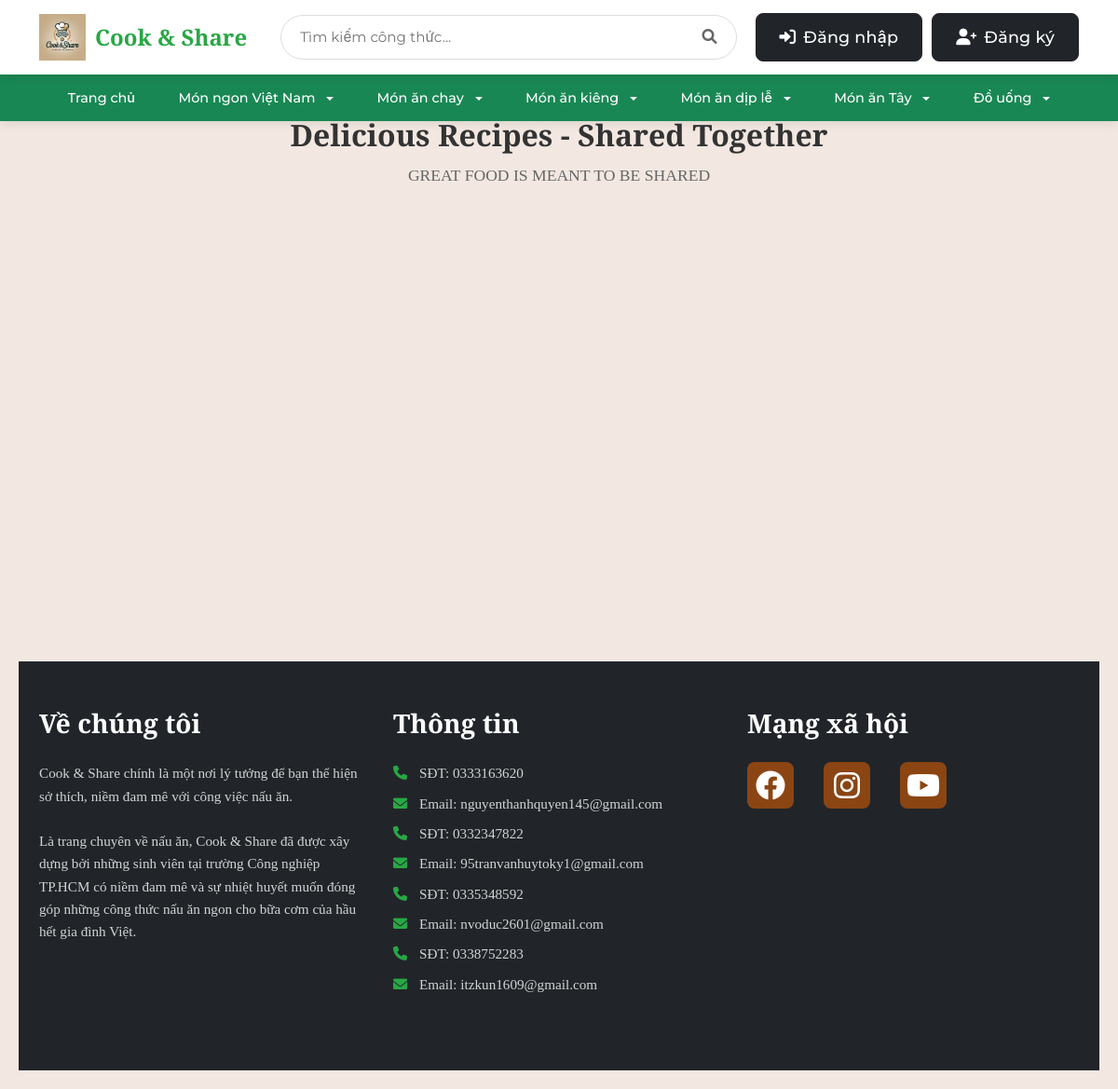
Page /?page=3 on the earlier database version.
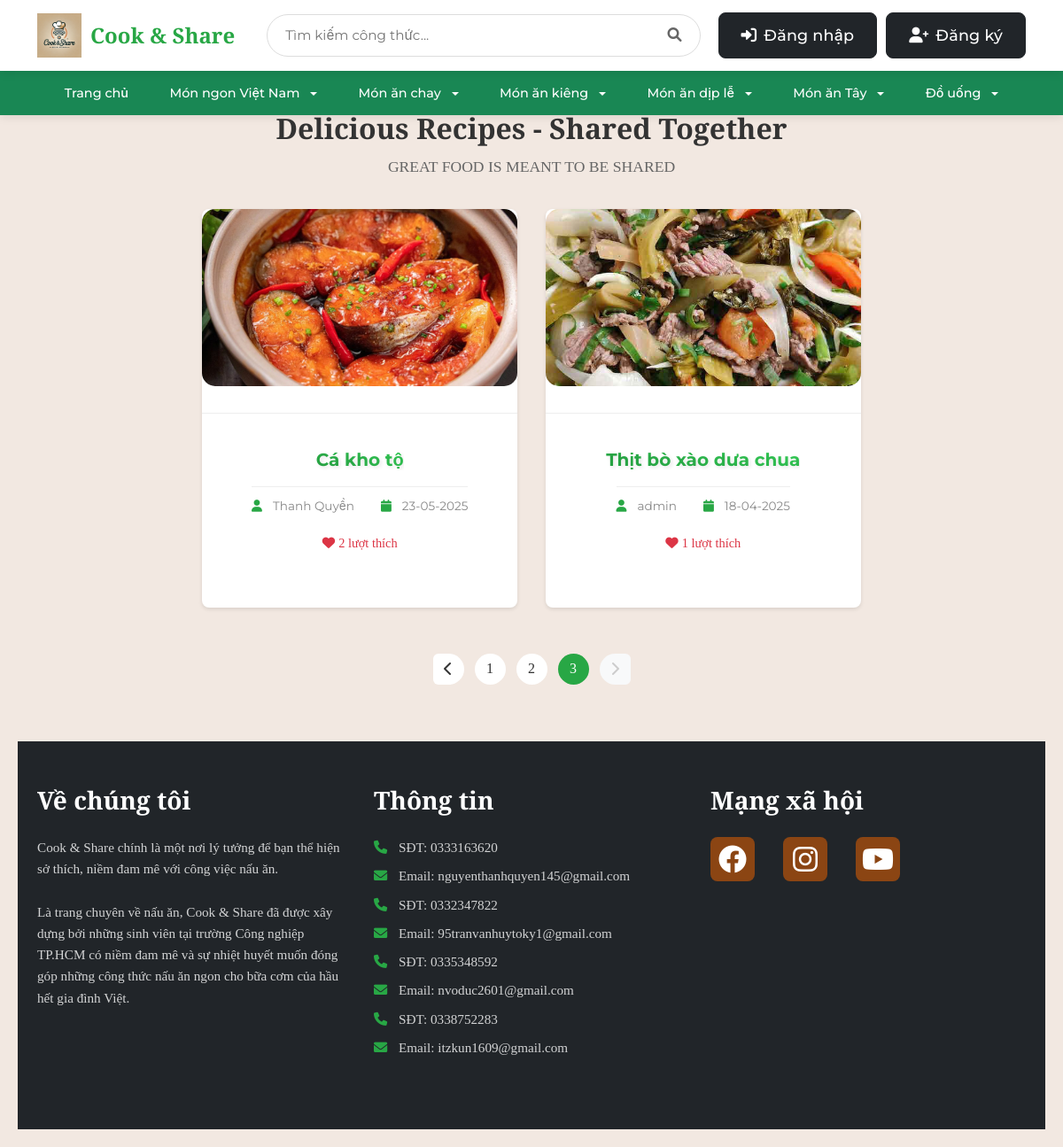
Same page on the later database version.
### tables this page shows
CREATE TABLE blog_images (
    id INTEGER PRIMARY KEY AUTOINCREMENT,
    post_id INTEGER NOT NULL,
    image_path TEXT NOT NULL,
    is_main_image BOOLEAN DEFAULT 0,
    created TIMESTAMP NOT NULL DEFAULT CURRENT_TIMESTAMP,
    FOREIGN KEY (post_id) REFERENCES post (id) ON DELETE CASCADE
);

CREATE TABLE post (
    id INTEGER PRIMARY KEY AUTOINCREMENT,
    author_id INTEGER NOT NULL,
    created TIMESTAMP NOT NULL DEFAULT CURRENT_TIMESTAMP,
    title TEXT NOT NULL,
    description TEXT,
    ingredients TEXT NOT NULL,
    instructions TEXT NOT NULL,
    cooking_time INTEGER DEFAULT 0,
    servings INTEGER DEFAULT 1,
    FOREIGN KEY (author_id) REFERENCES user (id)
);

CREATE TABLE user (
    id INTEGER PRIMARY KEY AUTOINCREMENT,
    username TEXT UNIQUE NOT NULL,
    password TEXT NOT NULL,
    email TEXT UNIQUE NOT NULL,
    created TIMESTAMP NOT NULL DEFAULT CURRENT_TIMESTAMP,
    avatar_path TEXT,
    role TEXT NOT NULL DEFAULT 'user',
    is_blocked BOOLEAN NOT NULL DEFAULT 0,
    gender TEXT,
    birthdate DATE,
    phone TEXT
);

### share_recipe/blog.py (the view)
@bp.route('/', methods=('GET',))
def index():
    db = get_db()
    page = request.args.get('page', 1, type=int)
    per_page = 9
    offset = (page - 1) * per_page
    posts = db.execute(
        'SELECT p.id, p.title, p.created, p.author_id, '
        'u.username, bi.image_path, '
        '(SELECT COUNT(*) FROM favorites f WHERE f.post_id = p.id) as like_count '
        'FROM post p '
        'JOIN user u ON p.author_id = u.id '
        'LEFT JOIN blog_images bi ON p.id = bi.post_id AND bi.is_main_image = 1 '
        'ORDER BY p.created DESC '
        'LIMIT ? OFFSET ?',
        (per_page, offset)
    ).fetchall()
    posts = [dict(post) for post in posts]
    total_posts = db.execute('SELECT COUNT(*) FROM post').fetchone()[0]
    total_pages = (total_posts + per_page - 1) // per_page
    return render_template('blog/index.html',
                         posts=posts,
                         page=page,
                         total_pages=total_pages)

### share_recipe/auth.py (called while the page is built, shortened)
@bp.before_app_request
def load_logged_in_user():
    user_id = session.get('user_id')
    if user_id is None:
        g.user = None

### share_recipe/db.py (called while the page is built)
def get_db():
    if 'db' not in g:
        g.db = sqlite3.connect(
            current_app.config['DATABASE'],
            detect_types=sqlite3.PARSE_DECLTYPES
        )
        g.db.row_factory = sqlite3.Row
    return g.db

### share_recipe/templates/blog/index.html (shortened to what this page needs)
{% extends 'base.html' %}
{% block content %}
<div class="search-results-container">
    <div class="search-header">
        <h1>Delicious Recipes - Shared Together</h1>
        <p>GREAT FOOD IS MEANT TO BE SHARED</p>
    </div>
    <div class="recipe-grid">
        {% for post in posts[:9] %}
            <div class="recipe-card">
                <a href="{{ url_for('blog.detail', id=post['id']) }}" class="recipe-link">
                    <div class="recipe-image">
                        {% if post.image_path %}
                            <img src="{{ url_for('static', filename=post.image_path) }}" alt="{{ post['title'] }}">
                        {% else %}
                            <img src="{{ url_for('static', filename='default-recipe.jpg') }}" alt="{{ post['title'] }}">
                        {% endif %}
                    </div>
                    <div class="recipe-info">
                        <h2 class="recipe-title">{{ post['title'] }}</h2>
                        <div class="recipe-meta">
                            <span class="author">
                                <i class="fas fa-user"></i> {{ post['username'] }}
                            </span>
                            <span class="date">
                                <i class="fas fa-calendar"></i> {{ post['created'].strftime('%d-%m-%Y') }}
                            </span>
                        </div>
                        <div class="recipe-stats">
                            <span class="likes">
                                <i class="fas fa-heart"></i> {{ post['like_count'] }} lượt thích
                            </span>
                        </div>
                    </div>
                </a>
            </div>
        {% endfor %}
    </div>
    {% if total_pages > 1 %}
        <nav aria-label="Page navigation" class="pagination-container">
            <ul class="pagination">
                <li class="page-item {% if page == 1 %}disabled{% endif %}">
                    <a class="page-link" href="{{ url_for('blog.index', page=page-1) }}">
                        <i class="fas fa-chevron-left"></i>
                    </a>
                </li>
                {% for p in range(1, total_pages + 1) %}
                    <li class="page-item {% if page == p %}active{% endif %}">
                        <a class="page-link" href="{{ url_for('blog.index', page=p) }}">{{ p }}</a>
                    </li>
                {% endfor %}
                <li class="page-item {% if page == total_pages %}disabled{% endif %}">
                    <a class="page-link" href="{{ url_for('blog.index', page=page+1) }}">
                        <i class="fas fa-chevron-right"></i>
                    </a>
                </li>
            </ul>
        </nav>
    {% endif %}
</div>
{% endblock %}

Differences in the rows shown:
now on this page (row edited): blog_images: image_path (picture), title "Cá kho tộ", username "Thanh Quyền", created "23-05-2025", like_count "2"
now on this page (row edited): blog_images: image_path (picture), title "Thịt bò xào dưa chua", username "admin", created "18-04-2025", like_count "1"
Other differences:
new list line: "1"
new list line: "2"
new list line: "3"
